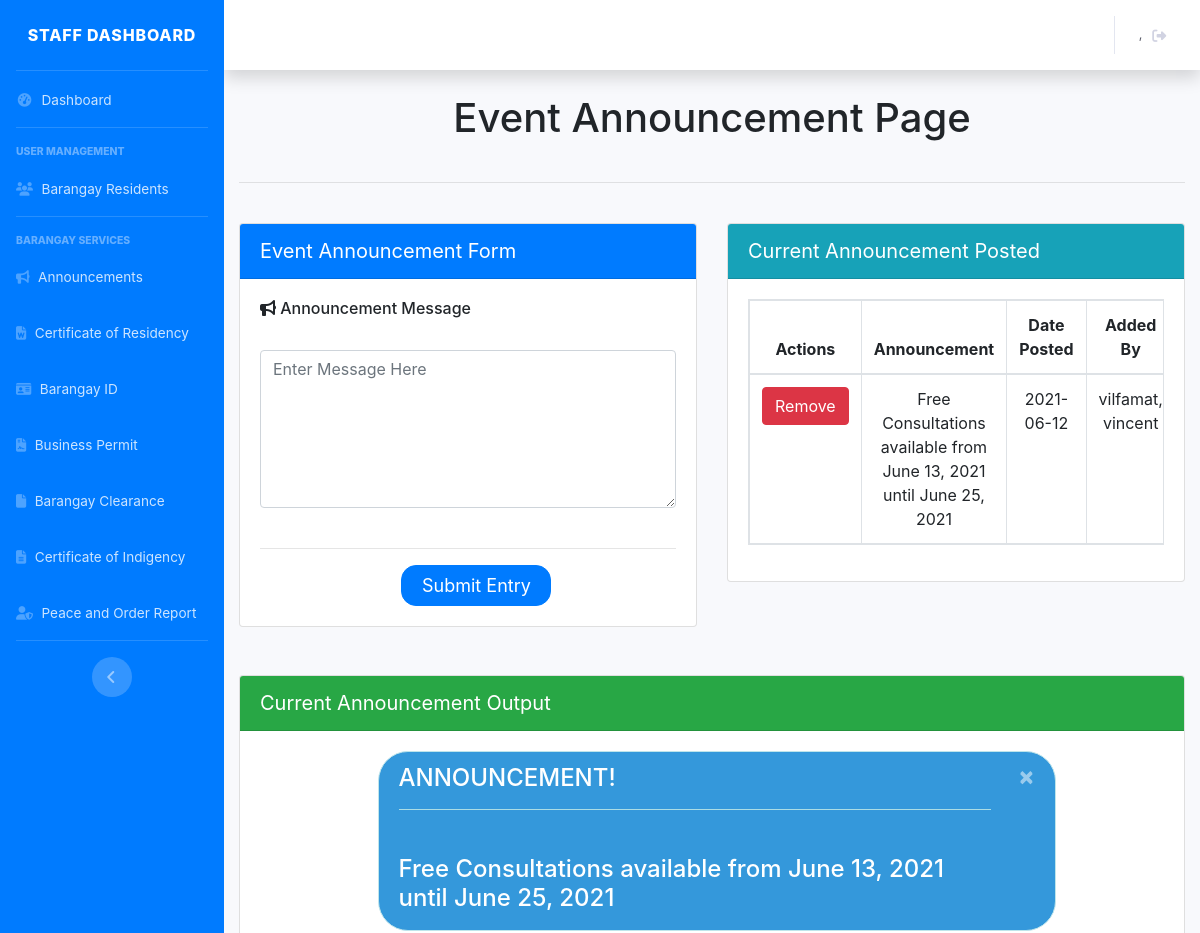
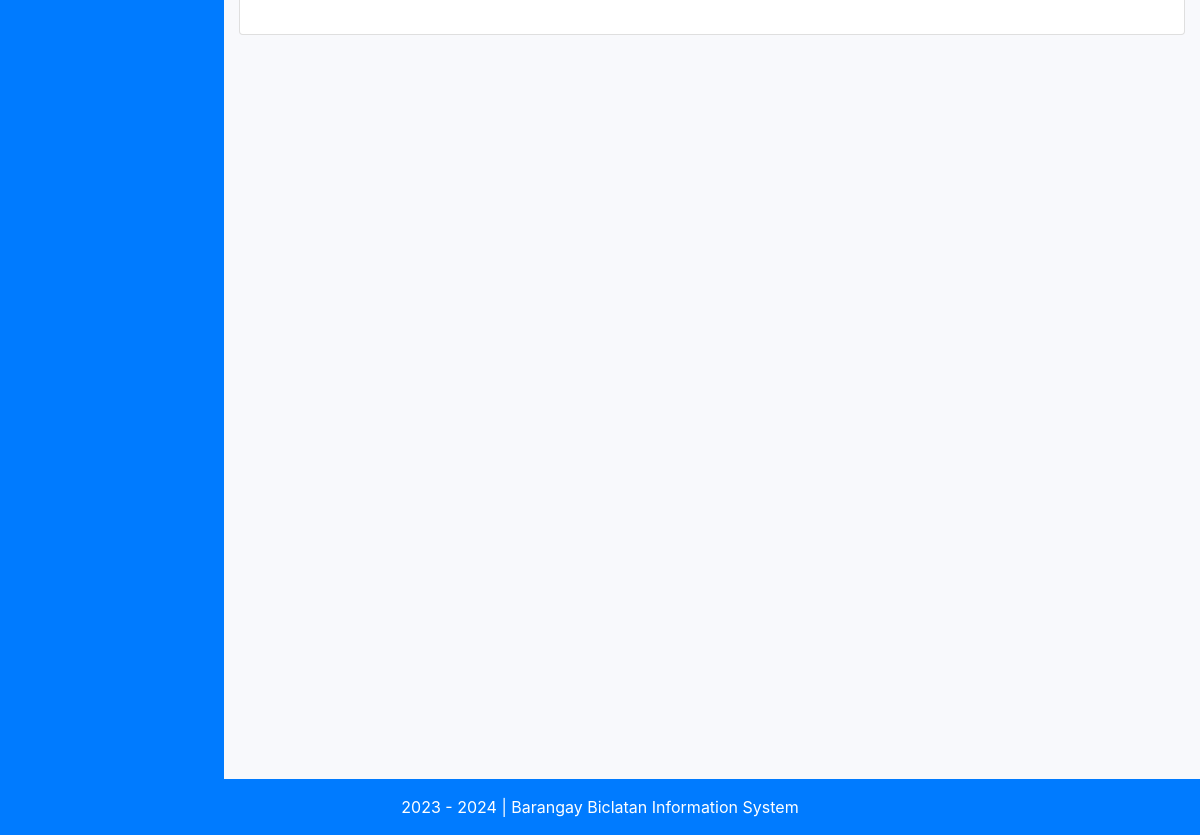
The page /staff_announcement_crud.php on the database its author committed (2 pictures, top to bottom).
### tables this page shows
CREATE TABLE `tbl_announcement` (
  `id_announcement` int(11) NOT NULL,
  `event` varchar(1000) NOT NULL,
  `target` varchar(255) DEFAULT NULL,
  `start_date` date NOT NULL,
  `addedby` varchar(255) NOT NULL
);

### classes/main.class.php (called while the page is built, shortened)
<?php
class BMISClass {
    protected $server = "mysql:host=localhost;dbname=bmis";
    protected $user = "root";
    protected $pass = "";
    protected $options = array(PDO::ATTR_ERRMODE => PDO::ERRMODE_EXCEPTION, PDO::ATTR_DEFAULT_FETCH_MODE => PDO::FETCH_ASSOC);
    public function openConn() {
        try {
            $this->con = new PDO($this->server, $this->user, $this->pass, $this->options);
            return $this->con;
        }
        catch(PDOException $e) {
            echo "Datbase Connection Error! ", $e->getMessage();
        }
    }
    public function view_announcement(){
        $connection = $this->openConn();
        $stmt = $connection->prepare("SELECT * from tbl_announcement");
        $stmt->execute();
        $view = $stmt->fetchAll();
        return $view;
    }
}
?>

### staff_announcement_crud.php (the view, shortened to what this page needs)
<?php
   require('classes/resident.class.php');
   $bmis->create_announcement();
   $bmis->delete_announcement();
   $view = $bmis->view_announcement();
?>
<?php
    include('dashboard_sidebar_start_staff.php');
?>
    <div class="container">
    <div class="row">
        <div class="col-md-12">
            <h1 class="mb-4 text-center">Event Announcement Page</h1>
        </div>
    </div>
    <hr>
    <br>
    <div class="row">
        <div class="col-sm-6">
            <div class="card">
                <div class="card-header bg-primary text-white" style="font-size: 20px;"> Event Announcement Form </div>
                <div class="card-body">
                    <form method="post">
                        <div class="row">
                            <div class="col">
                                <h6>
                                    <i class="fas fa-bullhorn"></i>
                                    Announcement Message
                                </h6>
                                <br>
                                <textarea name="event" class="form-control" rows="6" placeholder="Enter Message Here"></textarea>
                            </div>
                        </div>
                        <br>
                        <hr>
                        <div class="row">
                            <div class="col">
                                <button type="submit" name="create_announce" class="btn btn-primary" style="margin-left: 34%; border-radius: 15px; width: 150px; font-size: 18px;"> Submit Entry </button>
                            </div>
                        </div>
                    </form>
                </div>
            </div>
        </div>
        <div class="col-sm-6">
            <div class="card">
                <div class="card-header bg-info text-white" style="font-size: 20px;"> Current Announcement Posted </div>
                <div class="card-body">
                    <table class="table table-hover table-bordered table-responsive text-center">
                        <form action="" method="post">
                            <thead>
                                <tr>
                                    <th> Actions </th>
                                    <th> Announcement </th>
                                    <th> Date Posted </th>
                                    <th> Added By </th>
                                </tr>
                            </thead>
                            <tbody>
                                <?php if(is_array($view)) {?>
                                    <?php foreach($view as $view) {?>
                                        <tr>
                                            <td>
                                                <form action="" method="post">
                                                    <button class="btn btn-danger" type="submit" name="delete_announcement"> Remove </button>
                                                </form>
                                            </td>
                                            <td> <?= $view['event'];?> </td>
                                            <td> <?= $view['start_date'];?> </td>
                                            <td> <?= $view['addedby'];?> </td>
                                        </tr>
                                    <?php }?>
                                <?php } ?>
                            </tbody>
                        </form>
                    </table>
                </div>
            </div>
        </div>
    </div>
    <br><br>
    <div class="row">
        <div class="col">
            <div class="card">
                <div class="card-header bg-success text-white" style="font-size: 20px;"> Current Announcement Output </div>
                <div class="card-body">
                    <div class="alert alert-info alert-dismissible fade show"
                        style="border-radius:30px;
                        margin-left:13%;
                        width:75%;
                        height:180px;
                        color: white;
                        background-color:#3498DB;" role="alert">
                        <strong><h4>ANNOUNCEMENT!<h4><hr></strong> <br> <p> <?= $view['event'];?> </p>
                        <button type="button" class="close" data-dismiss="alert" aria-label="Close">
                            <span aria-hidden="true">&times;</span>
                        </button>
                    </div>
                </div>
            </div>
        </div>
    </div>
</div>
<link href="customcss/regiformstyle.css" rel="stylesheet" type="text/css">
<link href="bootstrap/css/bootstrap.css" rel="stylesheet" type="text/css">
<?php
    include('dashboard_sidebar_end.php');
?>

### css/regiformstyle.css (style rules this page uses)
body { background-color:#fff !important; }

### dashboard_sidebar_end.php (style rules this page uses)
html, body { height: 100%; }

### rows shown on the page
tbl_announcement: event "Free Consultations available from June 13, 2021 until June 25, 2021", start_date "2021-06-12", addedby "vilfamat, vincent"
